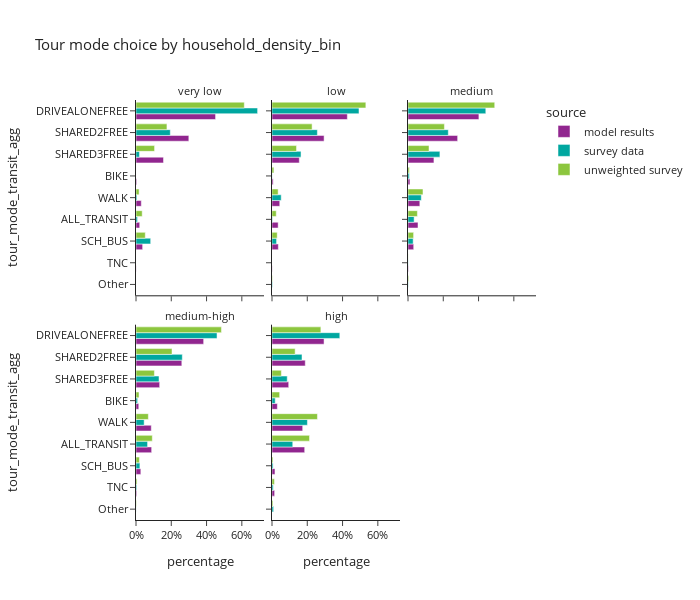
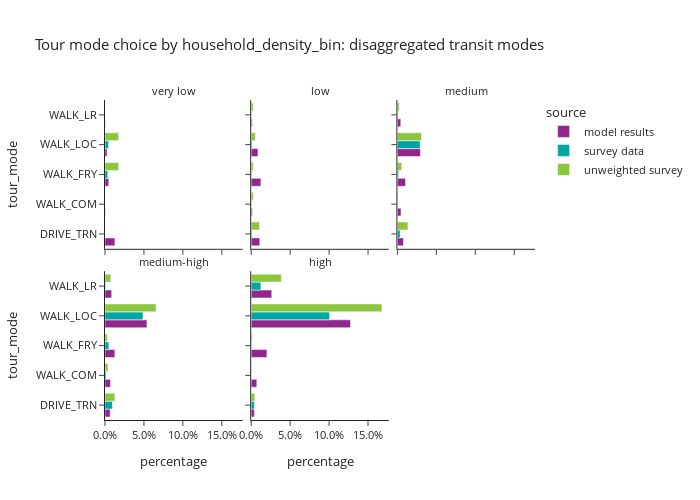

These figures' notebook cell, in order:
### Code cell
plot_mode_choice(tour_data,'household_density_bin',3,600)
plot_mode_choice_transit(tour_data,'household_density_bin',3,500)

### Figure 1 — Plotly figure (JSON) as saved in the notebook; plotly's stock layout.template omitted (floating-point values rounded to 4 significant figures)
{"data": [{"alignmentgroup": "True", "hovertemplate": "source=model results<br>household_density_bin=very low<br>percentage=%{x}<br>tour_mode_transit_agg=%{y}<extra></extra>", "legendgroup": "model results", "marker": {"color": "#91268F", "pattern": {"shape": ""}}, "name": "model results", "offsetgroup": "model results", "orientation": "h", "showlegend": true, "textposition": "auto", "type": "bar", "x": [0.02105, 0.003887, 0.4512, 0.0, 0.03759, 0.2995, 0.156, 0.000785, 0.03001], "xaxis": "x4", "y": ["ALL_TRANSIT", "BIKE", "DRIVEALONEFREE", "Other", "SCH_BUS", "SHARED2FREE", "SHARED3FREE", "TNC", "WALK"], "yaxis": "y4"}, {"alignmentgroup": "True", "hovertemplate": "source=model results<br>household_density_bin=low<br>percentage=%{x}<br>tour_mode_transit_agg=%{y}<extra></extra>", "legendgroup": "model results", "marker": {"color": "#91268F", "pattern": {"shape": ""}}, "name": "model results", "offsetgroup": "model results", "orientation": "h", "showlegend": false, "textposition": "auto", "type": "bar", "x": [0.03494, 0.006624, 0.4272, 0.0, 0.03589, 0.2953, 0.1548, 0.001234, 0.04399], "xaxis": "x5", "y": ["ALL_TRANSIT", "BIKE", "DRIVEALONEFREE", "Other", "SCH_BUS", "SHARED2FREE", "SHARED3FREE", "TNC", "WALK"], "yaxis": "y5"}, {"alignmentgroup": "True", "hovertemplate": "source=model results<br>household_density_bin=medium<br>percentage=%{x}<br>tour_mode_transit_agg=%{y}<extra></extra>", "legendgroup": "model results", "marker": {"color": "#91268F", "pattern": {"shape": ""}}, "name": "model results", "offsetgroup": "model results", "orientation": "h", "showlegend": false, "textposition": "auto", "type": "bar", "x": [0.0567, 0.01113, 0.402, 0.0, 0.03231, 0.2815, 0.147, 0.002296, 0.06715], "xaxis": "x6", "y": ["ALL_TRANSIT", "BIKE", "DRIVEALONEFREE", "Other", "SCH_BUS", "SHARED2FREE", "SHARED3FREE", "TNC", "WALK"], "yaxis": "y6"}, {"alignmentgroup": "True", "hovertemplate": "source=model results<br>household_density_bin=medium-high<br>percentage=%{x}<br>tour_mode_transit_agg=%{y}<extra></extra>", "legendgroup": "model results", "marker": {"color": "#91268F", "pattern": {"shape": ""}}, "name": "model results", "offsetgroup": "model results", "orientation": "h", "showlegend": false, "textposition": "auto", "type": "bar", "x": [0.08871, 0.01569, 0.3836, 0.0, 0.02741, 0.2598, 0.1341, 0.004158, 0.08658], "xaxis": "x", "y": ["ALL_TRANSIT", "BIKE", "DRIVEALONEFREE", "Other", "SCH_BUS", "SHARED2FREE", "SHARED3FREE", "TNC", "WALK"], "yaxis": "y"}, {"alignmentgroup": "True", "hovertemplate": "source=model results<br>household_density_bin=high<br>percentage=%{x}<br>tour_mode_transit_agg=%{y}<extra></extra>", "legendgroup": "model results", "marker": {"color": "#91268F", "pattern": {"shape": ""}}, "name": "model results", "offsetgroup": "model results", "orientation": "h", "showlegend": false, "textposition": "auto", "type": "bar", "x": [0.1854, 0.03035, 0.2951, 0.0, 0.01687, 0.1886, 0.09474, 0.01493, 0.174], "xaxis": "x2", "y": ["ALL_TRANSIT", "BIKE", "DRIVEALONEFREE", "Other", "SCH_BUS", "SHARED2FREE", "SHARED3FREE", "TNC", "WALK"], "yaxis": "y2"}, {"alignmentgroup": "True", "hovertemplate": "source=survey data<br>household_density_bin=very low<br>percentage=%{x}<br>tour_mode_transit_agg=%{y}<extra></extra>", "legendgroup": "survey data", "marker": {"color": "#00A7A0", "pattern": {"shape": ""}}, "name": "survey data", "offsetgroup": "survey data", "orientation": "h", "showlegend": true, "textposition": "auto", "type": "bar", "x": [0.008253, 0.0, 0.6894, 0.0, 0.08324, 0.1944, 0.01957, 0.0, 0.005108], "xaxis": "x4", "y": ["ALL_TRANSIT", "BIKE", "DRIVEALONEFREE", "Other", "SCH_BUS", "SHARED2FREE", "SHARED3FREE", "TNC", "WALK"], "yaxis": "y4"}, {"alignmentgroup": "True", "hovertemplate": "source=survey data<br>household_density_bin=low<br>percentage=%{x}<br>tour_mode_transit_agg=%{y}<extra></extra>", "legendgroup": "survey data", "marker": {"color": "#00A7A0", "pattern": {"shape": ""}}, "name": "survey data", "offsetgroup": "survey data", "orientation": "h", "showlegend": false, "textposition": "auto", "type": "bar", "x": [0.00295, 0.0008958, 0.4932, 0.003023, 0.02586, 0.2573, 0.1646, 0.0, 0.05217], "xaxis": "x5", "y": ["ALL_TRANSIT", "BIKE", "DRIVEALONEFREE", "Other", "SCH_BUS", "SHARED2FREE", "SHARED3FREE", "TNC", "WALK"], "yaxis": "y5"}, {"alignmentgroup": "True", "hovertemplate": "source=survey data<br>household_density_bin=medium<br>percentage=%{x}<br>tour_mode_transit_agg=%{y}<extra></extra>", "legendgroup": "survey data", "marker": {"color": "#00A7A0", "pattern": {"shape": ""}}, "name": "survey data", "offsetgroup": "survey data", "orientation": "h", "showlegend": false, "textposition": "auto", "type": "bar", "x": [0.03474, 0.007657, 0.4411, 0.00147, 0.02928, 0.2285, 0.1809, 0.0009556, 0.07543], "xaxis": "x6", "y": ["ALL_TRANSIT", "BIKE", "DRIVEALONEFREE", "Other", "SCH_BUS", "SHARED2FREE", "SHARED3FREE", "TNC", "WALK"], "yaxis": "y6"}, {"alignmentgroup": "True", "hovertemplate": "source=survey data<br>household_density_bin=medium-high<br>percentage=%{x}<br>tour_mode_transit_agg=%{y}<extra></extra>", "legendgroup": "survey data", "marker": {"color": "#00A7A0", "pattern": {"shape": ""}}, "name": "survey data", "offsetgroup": "survey data", "orientation": "h", "showlegend": false, "textposition": "auto", "type": "bar", "x": [0.06561, 0.009067, 0.4594, 0.0004755, 0.02214, 0.2625, 0.1305, 0.00409, 0.0462], "xaxis": "x", "y": ["ALL_TRANSIT", "BIKE", "DRIVEALONEFREE", "Other", "SCH_BUS", "SHARED2FREE", "SHARED3FREE", "TNC", "WALK"], "yaxis": "y"}, {"alignmentgroup": "True", "hovertemplate": "source=survey data<br>household_density_bin=high<br>percentage=%{x}<br>tour_mode_transit_agg=%{y}<extra></extra>", "legendgroup": "survey data", "marker": {"color": "#00A7A0", "pattern": {"shape": ""}}, "name": "survey data", "offsetgroup": "survey data", "orientation": "h", "showlegend": false, "textposition": "auto", "type": "bar", "x": [0.1176, 0.01832, 0.3845, 0.009116, 0.006109, 0.1701, 0.08636, 0.007099, 0.2008], "xaxis": "x2", "y": ["ALL_TRANSIT", "BIKE", "DRIVEALONEFREE", "Other", "SCH_BUS", "SHARED2FREE", "SHARED3FREE", "TNC", "WALK"], "yaxis": "y2"}, {"alignmentgroup": "True", "hovertemplate": "source=unweighted survey<br>household_density_bin=very low<br>percentage=%{x}<br>tour_mode_transit_agg=%{y}<extra></extra>", "legendgroup": "unweighted survey", "marker": {"color": "#8CC63E", "pattern": {"shape": ""}}, "name": "unweighted survey", "offsetgroup": "unweighted survey", "orientation": "h", "showlegend": true, "textposition": "auto", "type": "bar", "x": [0.03509, 0.0, 0.614, 0.0, 0.05263, 0.1754, 0.1053, 0.0, 0.01754], "xaxis": "x4", "y": ["ALL_TRANSIT", "BIKE", "DRIVEALONEFREE", "Other", "SCH_BUS", "SHARED2FREE", "SHARED3FREE", "TNC", "WALK"], "yaxis": "y4"}, {"alignmentgroup": "True", "hovertemplate": "source=unweighted survey<br>household_density_bin=low<br>percentage=%{x}<br>tour_mode_transit_agg=%{y}<extra></extra>", "legendgroup": "unweighted survey", "marker": {"color": "#8CC63E", "pattern": {"shape": ""}}, "name": "unweighted survey", "offsetgroup": "unweighted survey", "orientation": "h", "showlegend": false, "textposition": "auto", "type": "bar", "x": [0.02406, 0.0107, 0.5321, 0.002674, 0.02941, 0.2273, 0.139, 0.0, 0.03476], "xaxis": "x5", "y": ["ALL_TRANSIT", "BIKE", "DRIVEALONEFREE", "Other", "SCH_BUS", "SHARED2FREE", "SHARED3FREE", "TNC", "WALK"], "yaxis": "y5"}, {"alignmentgroup": "True", "hovertemplate": "source=unweighted survey<br>household_density_bin=medium<br>percentage=%{x}<br>tour_mode_transit_agg=%{y}<extra></extra>", "legendgroup": "unweighted survey", "marker": {"color": "#8CC63E", "pattern": {"shape": ""}}, "name": "unweighted survey", "offsetgroup": "unweighted survey", "orientation": "h", "showlegend": false, "textposition": "auto", "type": "bar", "x": [0.05322, 0.007943, 0.4917, 0.003971, 0.03177, 0.2065, 0.1191, 0.0007943, 0.08499], "xaxis": "x6", "y": ["ALL_TRANSIT", "BIKE", "DRIVEALONEFREE", "Other", "SCH_BUS", "SHARED2FREE", "SHARED3FREE", "TNC", "WALK"], "yaxis": "y6"}, {"alignmentgroup": "True", "hovertemplate": "source=unweighted survey<br>household_density_bin=medium-high<br>percentage=%{x}<br>tour_mode_transit_agg=%{y}<extra></extra>", "legendgroup": "unweighted survey", "marker": {"color": "#8CC63E", "pattern": {"shape": ""}}, "name": "unweighted survey", "offsetgroup": "unweighted survey", "orientation": "h", "showlegend": false, "textposition": "auto", "type": "bar", "x": [0.0924, 0.01714, 0.4844, 0.002235, 0.01937, 0.2042, 0.1043, 0.005961, 0.07004], "xaxis": "x", "y": ["ALL_TRANSIT", "BIKE", "DRIVEALONEFREE", "Other", "SCH_BUS", "SHARED2FREE", "SHARED3FREE", "TNC", "WALK"], "yaxis": "y"}, {"alignmentgroup": "True", "hovertemplate": "source=unweighted survey<br>household_density_bin=high<br>percentage=%{x}<br>tour_mode_transit_agg=%{y}<extra></extra>", "legendgroup": "unweighted survey", "marker": {"color": "#8CC63E", "pattern": {"shape": ""}}, "name": "unweighted survey", "offsetgroup": "unweighted survey", "orientation": "h", "showlegend": false, "textposition": "auto", "type": "bar", "x": [0.2128, 0.0434, 0.2771, 0.005479, 0.005767, 0.1312, 0.05306, 0.01355, 0.2576], "xaxis": "x2", "y": ["ALL_TRANSIT", "BIKE", "DRIVEALONEFREE", "Other", "SCH_BUS", "SHARED2FREE", "SHARED3FREE", "TNC", "WALK"], "yaxis": "y2"}], "layout": {"annotations": [{"font": {}, "showarrow": false, "text": "medium-high", "x": 0.16, "xanchor": "center", "xref": "paper", "y": 0.465, "yanchor": "bottom", "yref": "paper"}, {"font": {}, "showarrow": false, "text": "high", "x": 0.5, "xanchor": "center", "xref": "paper", "y": 0.465, "yanchor": "bottom", "yref": "paper"}, {"font": {}, "showarrow": false, "text": "very low", "x": 0.16, "xanchor": "center", "xref": "paper", "y": 1.0, "yanchor": "bottom", "yref": "paper"}, {"font": {}, "showarrow": false, "text": "low", "x": 0.5, "xanchor": "center", "xref": "paper", "y": 1.0, "yanchor": "bottom", "yref": "paper"}, {"font": {}, "showarrow": false, "text": "medium", "x": 0.84, "xanchor": "center", "xref": "paper", "y": 1.0, "yanchor": "bottom", "yref": "paper"}], "barmode": "group", "height": 600, "legend": {"title": {"text": "source"}, "tracegroupgap": 0}, "title": {"text": "Tour mode choice by household_density_bin"}, "width": 700, "xaxis": {"anchor": "y", "domain": [0.0, 0.32], "tickformat": ".0%", "title": {"text": "percentage"}}, "xaxis2": {"anchor": "y2", "domain": [0.34, 0.66], "matches": "x", "tickformat": ".0%", "title": {"text": "percentage"}}, "xaxis3": {"anchor": "y3", "domain": [0.68, 1.0], "matches": "x", "title": {"text": "percentage"}}, "xaxis4": {"anchor": "y4", "domain": [0.0, 0.32], "matches": "x", "showticklabels": false}, "xaxis5": {"anchor": "y5", "domain": [0.34, 0.66], "matches": "x", "showticklabels": false}, "xaxis6": {"anchor": "y6", "domain": [0.68, 1.0], "matches": "x", "showticklabels": false}, "yaxis": {"anchor": "x", "categoryarray": ["Other", "TNC", "SCH_BUS", "ALL_TRANSIT", "WALK", "BIKE", "SHARED3FREE", "SHARED2FREE", "DRIVEALONEFREE"], "categoryorder": "array", "domain": [0.0, 0.465], "title": {"text": "tour_mode_transit_agg"}}, "yaxis2": {"anchor": "x2", "domain": [0.0, 0.465], "matches": "y", "showticklabels": false}, "yaxis3": {"anchor": "x3", "domain": [0.0, 0.465], "matches": "y", "showticklabels": false}, "yaxis4": {"anchor": "x4", "categoryarray": ["Other", "TNC", "SCH_BUS", "ALL_TRANSIT", "WALK", "BIKE", "SHARED3FREE", "SHARED2FREE", "DRIVEALONEFREE"], "categoryorder": "array", "domain": [0.535, 1.0], "matches": "y", "title": {"text": "tour_mode_transit_agg"}}, "yaxis5": {"anchor": "x5", "domain": [0.535, 1.0], "matches": "y", "showticklabels": false}, "yaxis6": {"anchor": "x6", "domain": [0.535, 1.0], "matches": "y", "showticklabels": false}}}

### Figure 2 — Plotly figure (JSON) as saved in the notebook; plotly's stock layout.template omitted (floating-point values rounded to 4 significant figures)
{"data": [{"alignmentgroup": "True", "hovertemplate": "source=model results<br>household_density_bin=very low<br>percentage=%{x}<br>tour_mode=%{y}<extra></extra>", "legendgroup": "model results", "marker": {"color": "#91268F", "pattern": {"shape": ""}}, "name": "model results", "offsetgroup": "model results", "orientation": "h", "showlegend": true, "textposition": "auto", "type": "bar", "x": [0.01274, 0.0005, 0.004817, 0.002683, 0.0003065], "xaxis": "x4", "y": ["DRIVE_TRN", "WALK_COM", "WALK_FRY", "WALK_LOC", "WALK_LR"], "yaxis": "y4"}, {"alignmentgroup": "True", "hovertemplate": "source=model results<br>household_density_bin=low<br>percentage=%{x}<br>tour_mode=%{y}<extra></extra>", "legendgroup": "model results", "marker": {"color": "#91268F", "pattern": {"shape": ""}}, "name": "model results", "offsetgroup": "model results", "orientation": "h", "showlegend": false, "textposition": "auto", "type": "bar", "x": [0.01107, 0.001402, 0.01247, 0.008772, 0.001234], "xaxis": "x5", "y": ["DRIVE_TRN", "WALK_COM", "WALK_FRY", "WALK_LOC", "WALK_LR"], "yaxis": "y5"}, {"alignmentgroup": "True", "hovertemplate": "source=model results<br>household_density_bin=medium<br>percentage=%{x}<br>tour_mode=%{y}<extra></extra>", "legendgroup": "model results", "marker": {"color": "#91268F", "pattern": {"shape": ""}}, "name": "model results", "offsetgroup": "model results", "orientation": "h", "showlegend": false, "textposition": "auto", "type": "bar", "x": [0.007776, 0.004639, 0.01041, 0.02952, 0.004359], "xaxis": "x6", "y": ["DRIVE_TRN", "WALK_COM", "WALK_FRY", "WALK_LOC", "WALK_LR"], "yaxis": "y6"}, {"alignmentgroup": "True", "hovertemplate": "source=model results<br>household_density_bin=medium-high<br>percentage=%{x}<br>tour_mode=%{y}<extra></extra>", "legendgroup": "model results", "marker": {"color": "#91268F", "pattern": {"shape": ""}}, "name": "model results", "offsetgroup": "model results", "orientation": "h", "showlegend": false, "textposition": "auto", "type": "bar", "x": [0.006683, 0.006997, 0.01261, 0.05385, 0.008569], "xaxis": "x", "y": ["DRIVE_TRN", "WALK_COM", "WALK_FRY", "WALK_LOC", "WALK_LR"], "yaxis": "y"}, {"alignmentgroup": "True", "hovertemplate": "source=model results<br>household_density_bin=high<br>percentage=%{x}<br>tour_mode=%{y}<extra></extra>", "legendgroup": "model results", "marker": {"color": "#91268F", "pattern": {"shape": ""}}, "name": "model results", "offsetgroup": "model results", "orientation": "h", "showlegend": false, "textposition": "auto", "type": "bar", "x": [0.004071, 0.007228, 0.02019, 0.1275, 0.02637], "xaxis": "x2", "y": ["DRIVE_TRN", "WALK_COM", "WALK_FRY", "WALK_LOC", "WALK_LR"], "yaxis": "y2"}, {"alignmentgroup": "True", "hovertemplate": "source=survey data<br>household_density_bin=very low<br>percentage=%{x}<br>tour_mode=%{y}<extra></extra>", "legendgroup": "survey data", "marker": {"color": "#00A7A0", "pattern": {"shape": ""}}, "name": "survey data", "offsetgroup": "survey data", "orientation": "h", "showlegend": true, "textposition": "auto", "type": "bar", "x": [0.0, 0.0, 0.003646, 0.004607, 0.0], "xaxis": "x4", "y": ["DRIVE_TRN", "WALK_COM", "WALK_FRY", "WALK_LOC", "WALK_LR"], "yaxis": "y4"}, {"alignmentgroup": "True", "hovertemplate": "source=survey data<br>household_density_bin=low<br>percentage=%{x}<br>tour_mode=%{y}<extra></extra>", "legendgroup": "survey data", "marker": {"color": "#00A7A0", "pattern": {"shape": ""}}, "name": "survey data", "offsetgroup": "survey data", "orientation": "h", "showlegend": false, "textposition": "auto", "type": "bar", "x": [0.0009824, 0.0002795, 0.0002378, 0.00111, 0.0003401], "xaxis": "x5", "y": ["DRIVE_TRN", "WALK_COM", "WALK_FRY", "WALK_LOC", "WALK_LR"], "yaxis": "y5"}, {"alignmentgroup": "True", "hovertemplate": "source=survey data<br>household_density_bin=medium<br>percentage=%{x}<br>tour_mode=%{y}<extra></extra>", "legendgroup": "survey data", "marker": {"color": "#00A7A0", "pattern": {"shape": ""}}, "name": "survey data", "offsetgroup": "survey data", "orientation": "h", "showlegend": false, "textposition": "auto", "type": "bar", "x": [0.003546, 5.379e-05, 0.001446, 0.0292, 0.0004886], "xaxis": "x6", "y": ["DRIVE_TRN", "WALK_COM", "WALK_FRY", "WALK_LOC", "WALK_LR"], "yaxis": "y6"}, {"alignmentgroup": "True", "hovertemplate": "source=survey data<br>household_density_bin=medium-high<br>percentage=%{x}<br>tour_mode=%{y}<extra></extra>", "legendgroup": "survey data", "marker": {"color": "#00A7A0", "pattern": {"shape": ""}}, "name": "survey data", "offsetgroup": "survey data", "orientation": "h", "showlegend": false, "textposition": "auto", "type": "bar", "x": [0.009588, 0.001421, 0.004885, 0.04883, 0.0008888], "xaxis": "x", "y": ["DRIVE_TRN", "WALK_COM", "WALK_FRY", "WALK_LOC", "WALK_LR"], "yaxis": "y"}, {"alignmentgroup": "True", "hovertemplate": "source=survey data<br>household_density_bin=high<br>percentage=%{x}<br>tour_mode=%{y}<extra></extra>", "legendgroup": "survey data", "marker": {"color": "#00A7A0", "pattern": {"shape": ""}}, "name": "survey data", "offsetgroup": "survey data", "orientation": "h", "showlegend": false, "textposition": "auto", "type": "bar", "x": [0.004058, 0.0001127, 0.0004851, 0.1006, 0.0124], "xaxis": "x2", "y": ["DRIVE_TRN", "WALK_COM", "WALK_FRY", "WALK_LOC", "WALK_LR"], "yaxis": "y2"}, {"alignmentgroup": "True", "hovertemplate": "source=unweighted survey<br>household_density_bin=very low<br>percentage=%{x}<br>tour_mode=%{y}<extra></extra>", "legendgroup": "unweighted survey", "marker": {"color": "#8CC63E", "pattern": {"shape": ""}}, "name": "unweighted survey", "offsetgroup": "unweighted survey", "orientation": "h", "showlegend": true, "textposition": "auto", "type": "bar", "x": [0.0, 0.0, 0.01754, 0.01754, 0.0], "xaxis": "x4", "y": ["DRIVE_TRN", "WALK_COM", "WALK_FRY", "WALK_LOC", "WALK_LR"], "yaxis": "y4"}, {"alignmentgroup": "True", "hovertemplate": "source=unweighted survey<br>household_density_bin=low<br>percentage=%{x}<br>tour_mode=%{y}<extra></extra>", "legendgroup": "unweighted survey", "marker": {"color": "#8CC63E", "pattern": {"shape": ""}}, "name": "unweighted survey", "offsetgroup": "unweighted survey", "orientation": "h", "showlegend": false, "textposition": "auto", "type": "bar", "x": [0.0107, 0.002674, 0.002674, 0.005348, 0.002674], "xaxis": "x5", "y": ["DRIVE_TRN", "WALK_COM", "WALK_FRY", "WALK_LOC", "WALK_LR"], "yaxis": "y5"}, {"alignmentgroup": "True", "hovertemplate": "source=unweighted survey<br>household_density_bin=medium<br>percentage=%{x}<br>tour_mode=%{y}<extra></extra>", "legendgroup": "unweighted survey", "marker": {"color": "#8CC63E", "pattern": {"shape": ""}}, "name": "unweighted survey", "offsetgroup": "unweighted survey", "orientation": "h", "showlegend": false, "textposition": "auto", "type": "bar", "x": [0.0135, 0.0007943, 0.00556, 0.03098, 0.002383], "xaxis": "x6", "y": ["DRIVE_TRN", "WALK_COM", "WALK_FRY", "WALK_LOC", "WALK_LR"], "yaxis": "y6"}, {"alignmentgroup": "True", "hovertemplate": "source=unweighted survey<br>household_density_bin=medium-high<br>percentage=%{x}<br>tour_mode=%{y}<extra></extra>", "legendgroup": "unweighted survey", "marker": {"color": "#8CC63E", "pattern": {"shape": ""}}, "name": "unweighted survey", "offsetgroup": "unweighted survey", "orientation": "h", "showlegend": false, "textposition": "auto", "type": "bar", "x": [0.01267, 0.003726, 0.002981, 0.06557, 0.007452], "xaxis": "x", "y": ["DRIVE_TRN", "WALK_COM", "WALK_FRY", "WALK_LOC", "WALK_LR"], "yaxis": "y"}, {"alignmentgroup": "True", "hovertemplate": "source=unweighted survey<br>household_density_bin=high<br>percentage=%{x}<br>tour_mode=%{y}<extra></extra>", "legendgroup": "unweighted survey", "marker": {"color": "#8CC63E", "pattern": {"shape": ""}}, "name": "unweighted survey", "offsetgroup": "unweighted survey", "orientation": "h", "showlegend": false, "textposition": "auto", "type": "bar", "x": [0.004614, 0.0004325, 0.001298, 0.1678, 0.03864], "xaxis": "x2", "y": ["DRIVE_TRN", "WALK_COM", "WALK_FRY", "WALK_LOC", "WALK_LR"], "yaxis": "y2"}], "layout": {"annotations": [{"font": {}, "showarrow": false, "text": "medium-high", "x": 0.16, "xanchor": "center", "xref": "paper", "y": 0.465, "yanchor": "bottom", "yref": "paper"}, {"font": {}, "showarrow": false, "text": "high", "x": 0.5, "xanchor": "center", "xref": "paper", "y": 0.465, "yanchor": "bottom", "yref": "paper"}, {"font": {}, "showarrow": false, "text": "very low", "x": 0.16, "xanchor": "center", "xref": "paper", "y": 1.0, "yanchor": "bottom", "yref": "paper"}, {"font": {}, "showarrow": false, "text": "low", "x": 0.5, "xanchor": "center", "xref": "paper", "y": 1.0, "yanchor": "bottom", "yref": "paper"}, {"font": {}, "showarrow": false, "text": "medium", "x": 0.84, "xanchor": "center", "xref": "paper", "y": 1.0, "yanchor": "bottom", "yref": "paper"}], "barmode": "group", "height": 500, "legend": {"title": {"text": "source"}, "tracegroupgap": 0}, "title": {"text": "Tour mode choice by household_density_bin: disaggregated transit modes"}, "width": 700, "xaxis": {"anchor": "y", "domain": [0.0, 0.32], "tickformat": ".1%", "title": {"text": "percentage"}}, "xaxis2": {"anchor": "y2", "domain": [0.34, 0.66], "matches": "x", "tickformat": ".1%", "title": {"text": "percentage"}}, "xaxis3": {"anchor": "y3", "domain": [0.68, 1.0], "matches": "x", "title": {"text": "percentage"}}, "xaxis4": {"anchor": "y4", "domain": [0.0, 0.32], "matches": "x", "showticklabels": false}, "xaxis5": {"anchor": "y5", "domain": [0.34, 0.66], "matches": "x", "showticklabels": false}, "xaxis6": {"anchor": "y6", "domain": [0.68, 1.0], "matches": "x", "showticklabels": false}, "yaxis": {"anchor": "x", "domain": [0.0, 0.465], "title": {"text": "tour_mode"}}, "yaxis2": {"anchor": "x2", "domain": [0.0, 0.465], "matches": "y", "showticklabels": false}, "yaxis3": {"anchor": "x3", "domain": [0.0, 0.465], "matches": "y", "showticklabels": false}, "yaxis4": {"anchor": "x4", "domain": [0.535, 1.0], "matches": "y", "title": {"text": "tour_mode"}}, "yaxis5": {"anchor": "x5", "domain": [0.535, 1.0], "matches": "y", "showticklabels": false}, "yaxis6": {"anchor": "x6", "domain": [0.535, 1.0], "matches": "y", "showticklabels": false}}}
